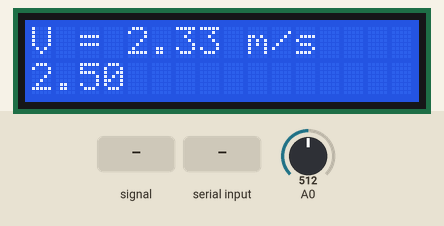
A sketch run on a simulated Arduino Uno, built with avr-gcc and run on an emulated ATmega328P. Shown: 16×2 character LCD. The inputs (shaded band) are chosen by the test bench; at power-on: A0 = 512. What the sketch prints to the serial monitor is not drawn.

Above: at 1.6 s.
1.7 s: A0 fed a 50 Hz sine of ±306 counts around its level
At 4.4 s:
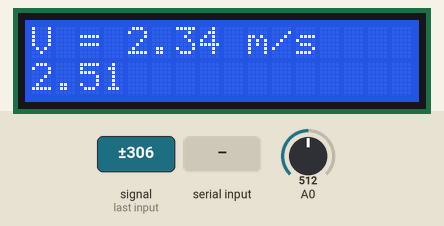
4.5 s: "X" received over Serial
At 7.4 s:
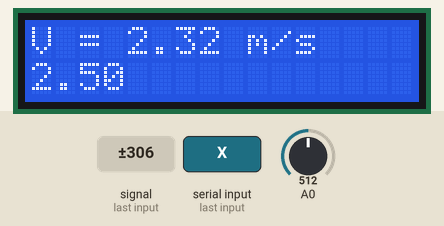
7.5 s: A0 set to 716
At 9.9 s:
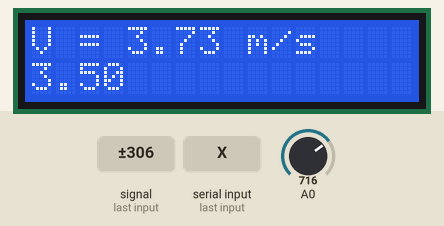
10.5 s: A0 fed a 2 Hz sine of ±306 counts around its level
At 12.5 s:
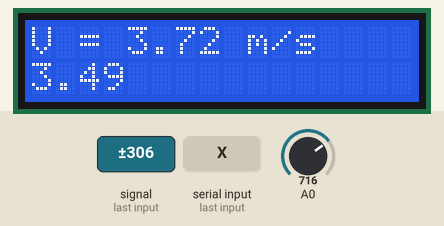
13.5 s: A0 set to 900
At 16.2 s:
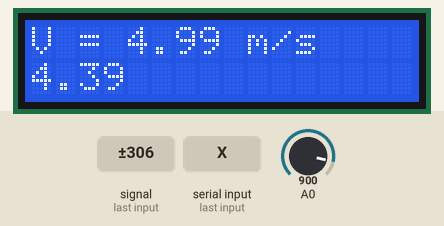
Timing chart, 0 to 17.7 s (numbered marks = the images above; inputs shaded):
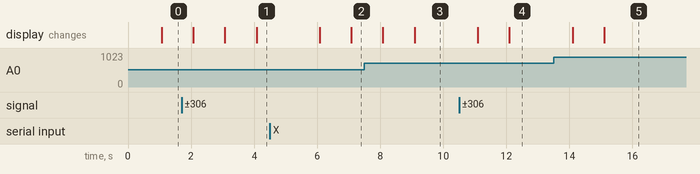

Measured:
- after the input at 1.7 s, the display: changes after 0.37 s (image 1)
- after the input at 4.5 s, the display: first differs from a run without the input after 2.6 s (image 2)
- after the input at 7.5 s, the display: first changes after 0.59 s (image 3 shows a later state)
- after the input at 10.5 s, the display: first changes after 0.59 s (image 4 shows a later state)
- after the input at 13.5 s, the display: first changes after 0.60 s (image 5 shows a later state)

The sketch:

Medicion_Variable_de_Flujo_A_ST_RF.ino
```cpp
#include <LiquidCrystal.h>    // ST = sin temperatura  (sufijos del nombre de archivo)
                              // RF = Relacion del Fabricante
//Inicializacion del los pines de control del Display
LiquidCrystal lcd(6,7,8,9,10,11);
double val = 0,r = 0,qa = 0,q = 0,tem = 0, p = 0, pro = 0;
int timer1_counter,i=0,b = 0,j = 0,z = 0, cp = 0;
char a;
String cad;
char con[6];

void setup() {
  //Definicion de las columnas y filas del Display
  lcd.begin(16, 2);
  // initialize timer1
  noInterrupts();           // disable all interrupts
  TCCR1A = 0;
  TCCR1B = 0;
  timer1_counter = 3036;   // preload timer 65536-16MHz/256/2Hz
  TCNT1 = timer1_counter;   // preload timer
  TCCR1B |= (1 << CS12);    // 1 prescaler
  TIMSK1 |= (1 << TOIE1);   // enable timer overflow interrupt
  interrupts();             // enable all interrupts
  // Print a message to the LCD.
  lcd.print("INI");
  Serial.begin(9600);
  Serial.print("bb");
}

ISR(TIMER1_OVF_vect)        // interrupt service routine
{
  lcd.clear();
  TCNT1 = timer1_counter;   // preload timer
  //if (b == 1){
    pro = p/cp;
    r = (1.4063 * pro) - 1.1875;
    if (r <= 0.05)
      r = 0;
    i++;
    lcd.clear();
    lcd.setCursor(0,0);
    lcd.print("V = ");
    lcd.print(r);        //caudal
    lcd.print(" m/s");
    lcd.setCursor(0,1);      //Impresiones de pruebas
    lcd.print(pro);
    p = 0;
    cp = 0;
  //}
}

void loop() {
  noInterrupts();
  val = ((5.0 * analogRead(0))/1024.0);
  p = p + val;
  cp++;

  if (Serial.available() > 0 ){
    a = Serial.read();
    if(a == 88 || a == 120){
        cad="";
        cad = "F";
        if (r < 10)
          dtostrf(r,5,3,con);
        else
          dtostrf(r,6,3,con);
        cad.concat(con);
        Serial.print(cad);
    }
    if(a == 67 || a == 99){
      Serial.print("CF");
    }
    //if(a == 73 || a == 105 ){
    //  b = 1;
    //}
  }
  interrupts();
}
```
